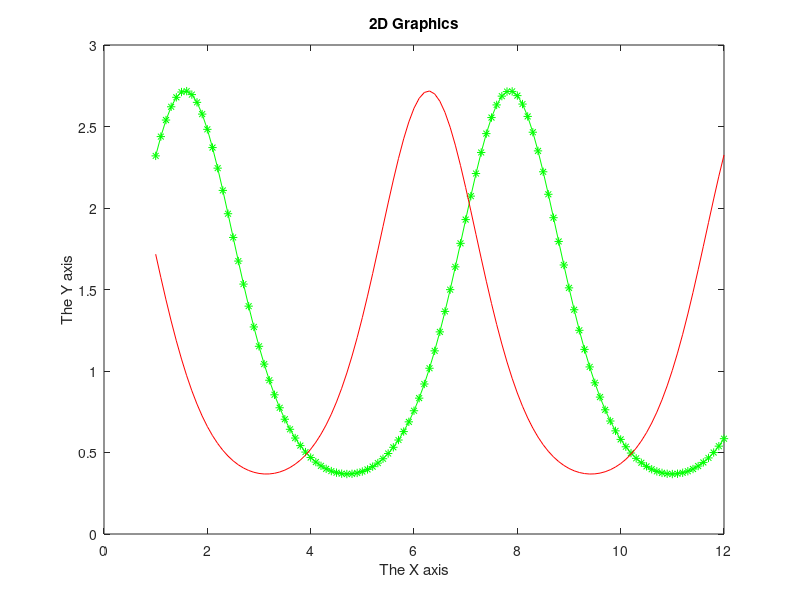

Here is the MATLAB script that generated this plot:
%D.) Two Dimentional Plotting In Matlab
x = 1: .1: 12;
y = exp(sin(x));
plot (x,y,'g-*');
hold on;
y=exp(cos(x));
plot(x,y,'r-');
title('2D Graphics');
xlabel('The X axis'); 
ylabel('The Y axis');